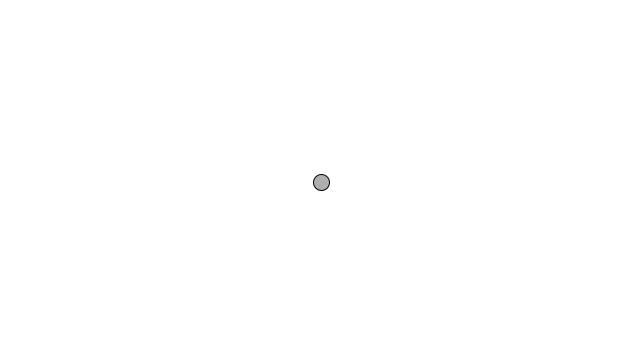
Frame 1 (no input)
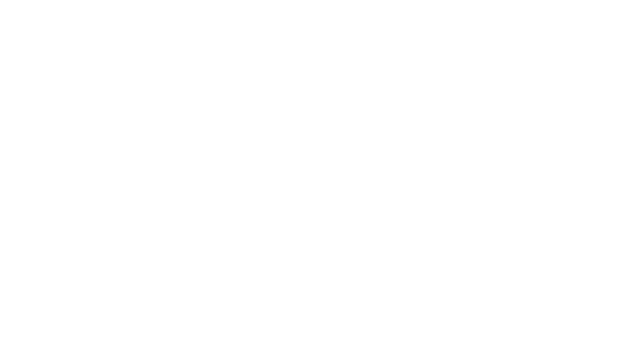
Frame 60 (the mouse pressed at the canvas centre just before this capture)
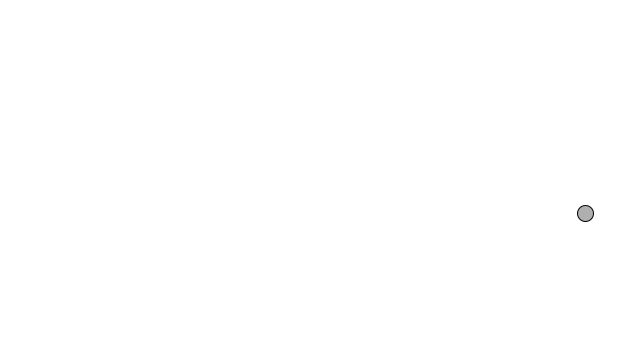
Frame 120 (the mouse held since frame 60 and released just before this capture)

The Processing sketch that drew these frames (run headless with seeded random() and noise(); from frame 60 on, the mouse is pressed at the canvas centre):

// Processing sketch: vector_constant_acceleration
// ── vector_constant_acceleration.pde
class Mover {
  PVector location;
  PVector velocity;
  PVector acceleration;
  float topSpeed = 10;
  
  Mover() {
    location = new PVector(width / 2, height / 2);
    velocity = new PVector(2, 4);
    acceleration = new PVector(-0.010, 0.10);    
  }
  
  void update() {
    acceleration = PVector.random2D();
    acceleration.mult(random(2));
    velocity.add(acceleration);
    velocity.limit(topSpeed);
    location.add(velocity);
  }
  
  void display() {
    stroke(0);
    fill(175);
    ellipse(location.x, location.y, 16, 16);
  }
  
  void checkEdges() {
    if (location.x > width) {
      location.x = 0;
    } else if(location.x < 0) {
      location.x = width;
    }
      
    if (location.y > width) {
      location.y = 0;
    } else if(location.y < 0) {
      location.y = width;
    }
  }
}

Mover mover;

void setup() {
  size(640, 360);
  mover = new Mover();
}

void draw() {
  background(255);
  
  mover.update();
  mover.checkEdges();
  mover.display();
}
